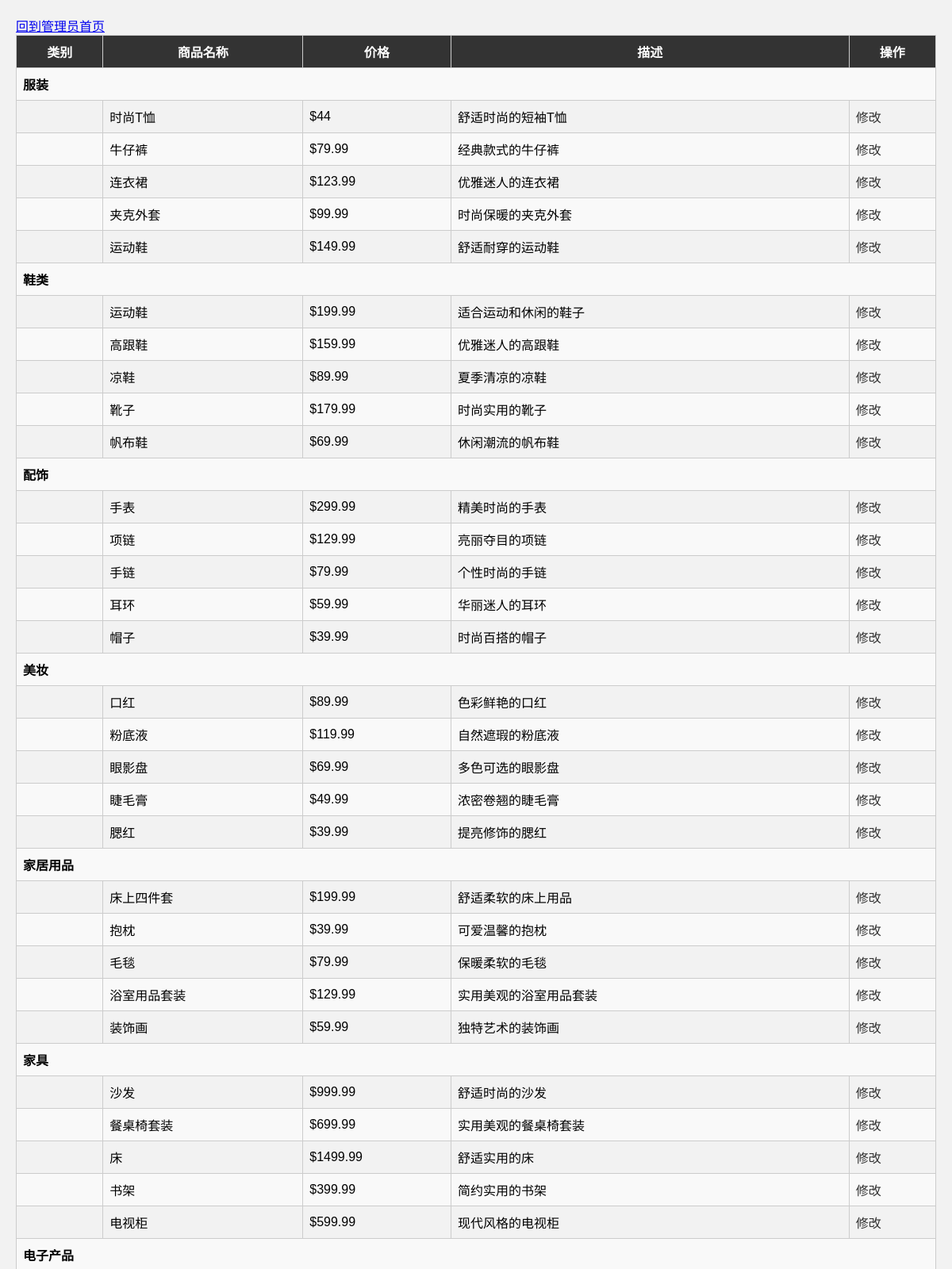
Page /rootshow.php (upper part) on the committed database.
### tables this page shows
CREATE TABLE `categories`  (
  `id` int(11) NOT NULL AUTO_INCREMENT,
  `name` varchar(255) NOT NULL,
  `created_at` timestamp NOT NULL DEFAULT CURRENT_TIMESTAMP,
  `updated_at` timestamp NOT NULL DEFAULT CURRENT_TIMESTAMP ON UPDATE CURRENT_TIMESTAMP,
  PRIMARY KEY (`id`) USING BTREE
);

CREATE TABLE `products`  (
  `id` int(11) NOT NULL AUTO_INCREMENT,
  `name` varchar(255) NOT NULL,
  `description` text NULL,
  `price` float NOT NULL,
  `category_id` int(11) NULL DEFAULT NULL,
  `created_at` timestamp NOT NULL DEFAULT CURRENT_TIMESTAMP,
  `updated_at` timestamp NOT NULL DEFAULT CURRENT_TIMESTAMP ON UPDATE CURRENT_TIMESTAMP,
  PRIMARY KEY (`id`) USING BTREE,
  INDEX `category_id`(`category_id`) USING BTREE
);

### rootshow.php (the view, shortened to what this page needs)
<!DOCTYPE html>
<html>
<head>
</head>
<body>
<a href="root.php">回到管理员首页</a>
<table>
    <tr>
        <th>类别</th>
        <th>商品名称</th>
        <th>价格</th>
        <th>描述</th>
        <th>操作</th>
    </tr>
    <?php
    require 'link.php';
    $queryCategories = "SELECT * FROM categories";
    $resultCategories = mysqli_query($conn, $queryCategories);
    if ($resultCategories) {
        while ($rowCategory = mysqli_fetch_assoc($resultCategories)) {
            $categoryId = $rowCategory['id'];
            $categoryName = $rowCategory['name'];
            $queryProducts = "SELECT * FROM products WHERE category_id = $categoryId";
            $resultProducts = mysqli_query($conn, $queryProducts);
            if ($resultProducts && mysqli_num_rows($resultProducts) > 0) {
                echo '<tr class="category">';
                echo '<td colspan="5">' . $categoryName . '</td>';
                echo '</tr>';
                while ($rowProduct = mysqli_fetch_assoc($resultProducts)) {
                    $productId = $rowProduct['id'];
                    $productName = $rowProduct['name'];
                    $productPrice = $rowProduct['price'];
                    $productDescription = $rowProduct['description'];
                    echo '<tr>';
                    echo '<td></td>';
                    echo '<td>' . $productName . '</td>';
                    echo '<td>$' . $productPrice . '</td>';
                    echo '<td>' . $productDescription . '</td>';
                    echo '<td><a class="modify-link" href="modify_product.php?id=' . $productId . '">修改</a></td>';
                    echo '</tr>';
                }
            }
        }
    }
    ?>
</table>
</body>
</html>

### rootshow.php (style rules this page uses)
body { font-family: Arial, sans-serif; background-color: #f2f2f2; margin: 0; padding: 20px; }
table { border-collapse: collapse; width: 100%; }
th, td { border: 1px solid #ccc; padding: 8px; }
th { background-color: #333; color: #fff; }
tr:nth-child(even) { background-color: #f9f9f9; }
.category { font-weight: bold; }
.modify-link { color: #333; text-decoration: none; }

### rows in the picture
categories: name "服装"
products: name "时尚T恤", price "44", description "舒适时尚的短袖T恤"
products: name "牛仔裤", price "79.99", description "经典款式的牛仔裤"
products: name "连衣裙", price "123.99", description "优雅迷人的连衣裙"
products: name "夹克外套", price "99.99", description "时尚保暖的夹克外套"
products: name "运动鞋", price "149.99", description "舒适耐穿的运动鞋"
categories: name "鞋类"
products: name "运动鞋", price "199.99", description "适合运动和休闲的鞋子"
products: name "高跟鞋", price "159.99", description "优雅迷人的高跟鞋"
products: name "凉鞋", price "89.99", description "夏季清凉的凉鞋"
products: name "靴子", price "179.99", description "时尚实用的靴子"
products: name "帆布鞋", price "69.99", description "休闲潮流的帆布鞋"
categories: name "配饰"
products: name "手表", price "299.99", description "精美时尚的手表"
products: name "项链", price "129.99", description "亮丽夺目的项链"
products: name "手链", price "79.99", description "个性时尚的手链"
products: name "耳环", price "59.99", description "华丽迷人的耳环"
products: name "帽子", price "39.99", description "时尚百搭的帽子"
categories: name "美妆"
products: name "口红", price "89.99", description "色彩鲜艳的口红"
products: name "粉底液", price "119.99", description "自然遮瑕的粉底液"
products: name "眼影盘", price "69.99", description "多色可选的眼影盘"
products: name "睫毛膏", price "49.99", description "浓密卷翘的睫毛膏"
products: name "腮红", price "39.99", description "提亮修饰的腮红"
categories: name "家居用品"
products: name "床上四件套", price "199.99", description "舒适柔软的床上用品"
products: name "抱枕", price "39.99", description "可爱温馨的抱枕"
products: name "毛毯", price "79.99", description "保暖柔软的毛毯"
products: name "浴室用品套装", price "129.99", description "实用美观的浴室用品套装"
products: name "装饰画", price "59.99", description "独特艺术的装饰画"
categories: name "家具"
products: name "沙发", price "999.99", description "舒适时尚的沙发"
products: name "餐桌椅套装", price "699.99", description "实用美观的餐桌椅套装"
products: name "床", price "1499.99", description "舒适实用的床"
products: name "书架", price "399.99", description "简约实用的书架"
products: name "电视柜", price "599.99", description "现代风格的电视柜"
categories: name "电子产品"
